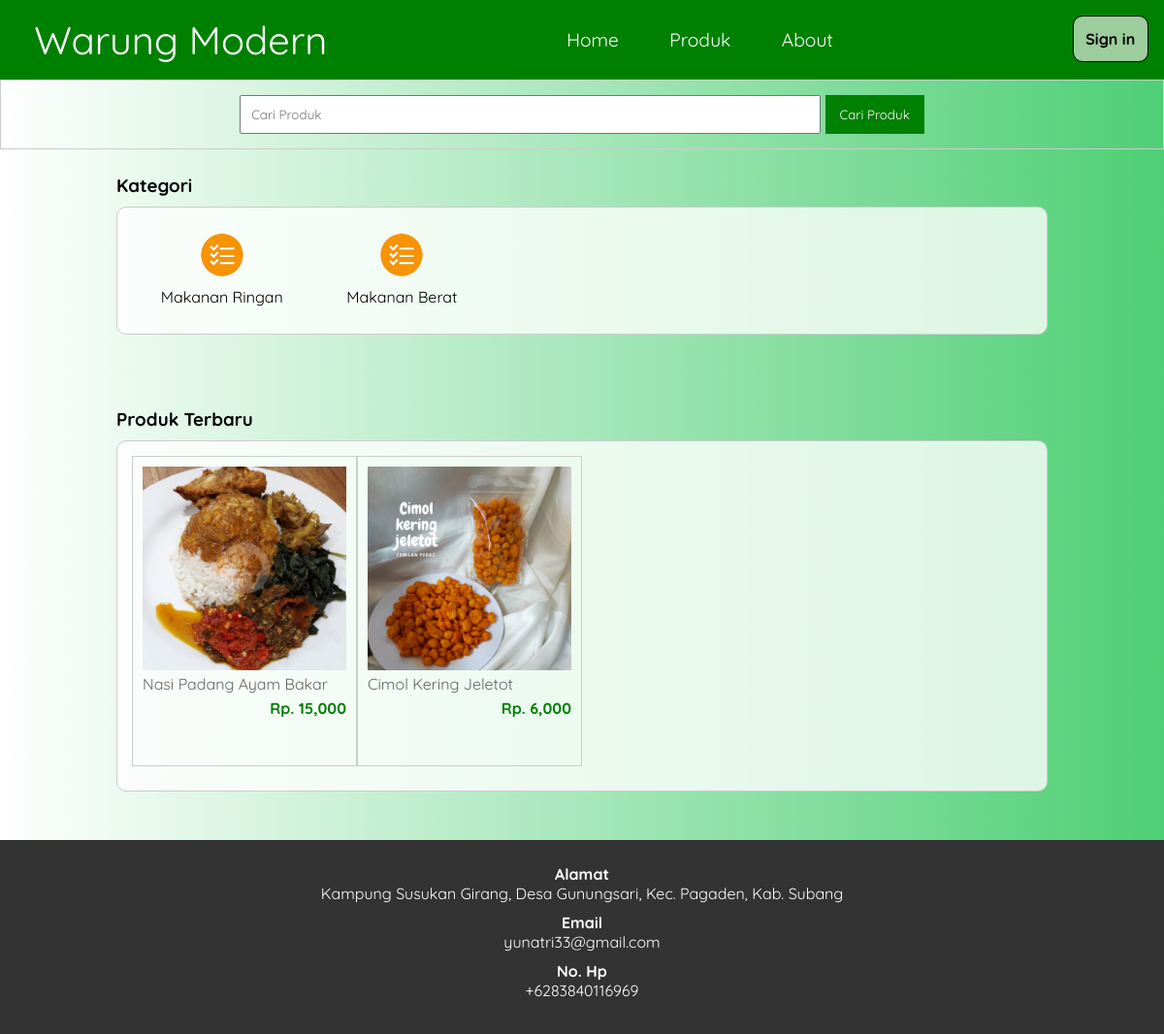
The page / on the database its author committed.
### tables this page shows
CREATE TABLE `tb_category` (
  `category_id` int(11) NOT NULL,
  `category_name` varchar(25) NOT NULL
);

CREATE TABLE `tb_product` (
  `product_id` int(11) NOT NULL,
  `category_id` int(11) NOT NULL,
  `product_name` varchar(100) NOT NULL,
  `product_price` int(11) NOT NULL,
  `product_description` text NOT NULL,
  `product_image` varchar(100) NOT NULL,
  `product_status` tinyint(1) NOT NULL,
  `data_created` timestamp NOT NULL DEFAULT current_timestamp()
);

### index.php (the view, shortened to what this page needs)
<?php
	include 'db.php';
	$kontak = mysqli_query($conn, "SELECT admin_telp, admin_email, admin_address FROM tb_admin WHERE admin_id = 1");
	$a = mysqli_fetch_object($kontak);
?>
<!DOCTYPE html>
<html>
<head>
	<link rel="stylesheet" type="text/css" href="css/style.css">
</head>
<body>
	<header>
		<div class="page-header">
		<div class="logo">
			<p>Warung Modern</p>
		</div>
		<div id="navigation-bar" class="nav-bar">
			<a href="index.php" class="active">Home</a>
			<a href="produk.php">Produk</a>
			<a href="about.php">About</a>
		</div>
		<a href="loginUser.php" target="_blank"><div class="header-right"><button>Sign in</button></div></a>
		</div>
	</header>
	<div class="search">
		<div class="container">
			<form action="produk.php">
				<input type="text" name="search" placeholder="Cari Produk">
				<input type="submit" name="cari" value="Cari Produk">
			</form>
		</div>
	</div>
	<div class="section">
		<div class="container">
			<h3>Kategori</h3>
			<div class="box">
				<?php
					$kategori = mysqli_query($conn, "SELECT * FROM tb_category ORDER BY category_id DESC");
					if(mysqli_num_rows($kategori) > 0){
						while($k = mysqli_fetch_array($kategori)){
				?>
					<a href="produk.php?kat=<?php echo $k['category_id'] ?>">
						<div class="col-5">
							<img src="img/icon-kategori.png" width="50px" style="margin-bottom:5px;">
							<p><?php echo $k['category_name'] ?></p>
						</div>
					</a>
				<?php }}else{ ?>
					<p>Kategori tidak ada</p>
				<?php } ?>
			</div>
		</div>
	</div>
	<div class="section">
		<div class="container">
			<h3>Produk Terbaru</h3>
			<div class="box">
				<?php
					$produk = mysqli_query($conn, "SELECT * FROM tb_product WHERE product_status = 1 ORDER BY product_id DESC LIMIT 8");
					if(mysqli_num_rows($produk) > 0){
						while($p = mysqli_fetch_array($produk)){
				?>
					<a href="detail-produk.php?id=<?php echo $p['product_id'] ?>">
						<div class="col-4">
							<img src="produk/<?php echo $p['product_image'] ?>">
							<p class="nama"><?php echo substr($p['product_name'], 0, 30) ?></p>
							<p class="harga">Rp. <?php echo number_format($p['product_price']) ?></p>
						</div>
					</a>
				<?php }}else{ ?>
					<p>Produk tidak ada</p>
				<?php } ?>
			</div>
		</div>
	</div>
	<div class="footer">
		<div class="container">
			<h4>Alamat</h4>
			<p><?php echo $a->admin_address ?></p>
			<h4>Email</h4>
			<p><?php echo $a->admin_email ?></p>
			<h4>No. Hp</h4>
			<p><?php echo $a->admin_telp ?></p>
		</div>
	</div>
</body>
</html>

### css/style.css (style rules this page uses)
* { padding:0; margin:0; font-family: 'Quicksand', sans-serif; }
body { background: linear-gradient(to left, rgba(34, 195, 82, 0.8), rgba(255, 255, 255, 0.8)); }
a { color: inherit; text-decoration: none; }
.page-header { background-color: #008000; padding: 1rem; display: flex; justify-content: space-between; }
.logo { color: white; align-self: center; margin-left: 1.2rem; font-size: 2.5rem; }
.nav-bar { margin: auto; }
.nav-bar a { color: white; padding: 1.5rem; cursor: pointer; text-decoration: none; font-size: 1.2rem; }
button { color: black; background-color: #9dcd9d; font-size: 1rem; font-weight: bold; border: 1px solid black; border-radius: 10px; padding: 0.8rem; }
.container { width: 80%; margin:0 auto; }
.container:after { content: ''; display: block; clear: both; }
.section { padding:25px 0; }
.box { background-color: rgba(255, 255, 255, 0.784); border:1px solid #ccc; padding:15px; box-sizing: border-box; margin:10px 0 25px 0; border-radius: 10px; }
.box:after { content: ''; display: block; clear: both; }
.search { padding:15px 0; border:1px solid #ccc; text-align: center; }
.search input[type=text] { width: 60%; padding:10px; }
.search input[type=submit] { padding:12px 15px; background-color: #008000; color:#fff; border:none; cursor: pointer; }
.col-5 { width:20%; height:100px; text-align: center; float: left; padding:10px; box-sizing: border-box; }
.col-4 { width:25%; height: 320px; border:1px solid #ccc; float: left; padding:10px; box-sizing: border-box; margin-bottom: 10px; }
.col-4 img { width: 100%; }
.col-4 .nama { color: #666; margin-bottom: 5px; }
.col-4 .harga { font-weight: bold; color:#008000; float: right; }
.footer { padding:25px 0; background-color: #333; color: #fff; text-align: center; }
.footer p { margin-bottom: 10px; }

### rows shown on the page
tb_category: category_name "Makanan Ringan"
tb_category: category_name "Makanan Berat"
tb_product: product_image (picture), product_name "Nasi Padang Ayam Bakar", product_price "15,000"
tb_product: product_image (picture), product_name "Cimol Kering Jeletot", product_price "6,000"

### other values the page prints
$a->admin_address "Kampung Susukan Girang, Desa Gunungsari, Kec. Pagaden, Kab. Subang"
$a->admin_email "yunatri33@gmail.com"
$a->admin_telp "+6283840116969"
